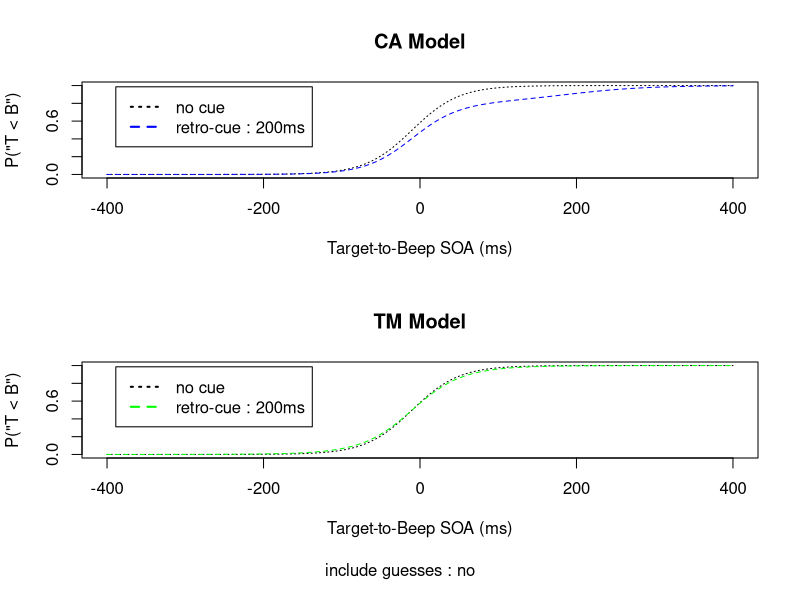
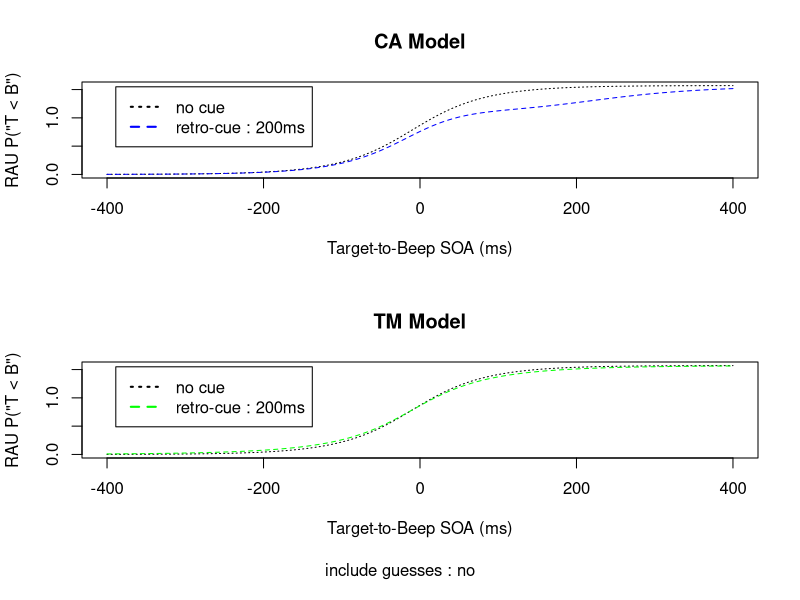
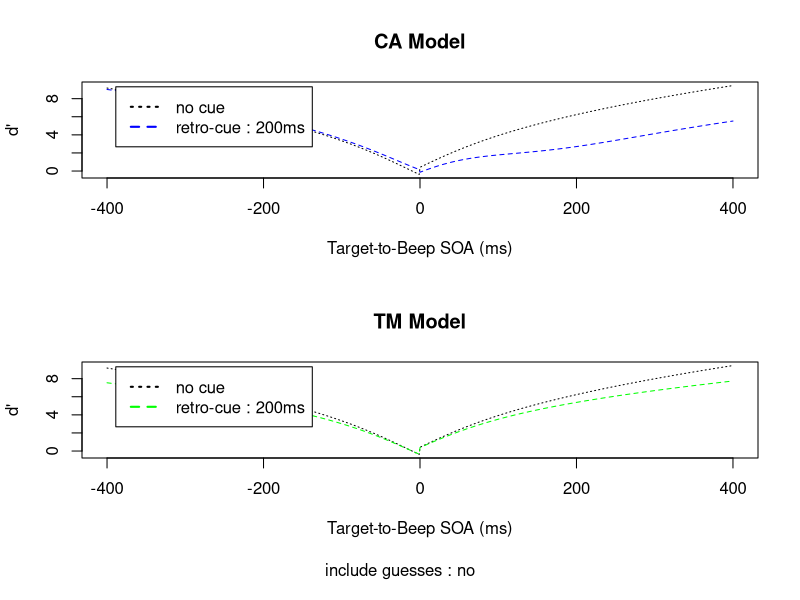

Recreate these plots in R, in order.
#### Temporal Order Judgment (TOJ) Model ###

include.guesses <- FALSE
# include.guesses <- TRUE
should.plot.pss <- FALSE
# should.plot.pss <- TRUE
should.plot.rau <- TRUE
should.plot.sensitivity <- TRUE
should.plot.test.rau <- FALSE

# Proportions of trials

# base probability to see the target with no cue
p.seen.nocue <- 0.55

# probability to see the target with a cue as a function of its soa
p.seen <- function(soa.toCue) {
  data.soa.toCue <- c(-100, 100, 400) # from Sergent_Thibault_et_al 2016 PLOS
  data.p.guess <-  c(0.24, 0.32, 0.39) # from Sergent_Thibault_et_al 2016 PLOS
  p.guess.function <- approxfun(data.soa.toCue, data.p.guess, rule=2)
  1 - p.guess.function(soa.toCue)
}

# probability of retroperception among "seen" trials, as a function of the target-cue soa
p.retro <- function(soa.toCue) {
  data.soa.toCue <-  c(100, 400) # from Sergent_Thibault_et_al 2016 PLOS
  data.p.guess <-  c(0.32, 0.39) # from Sergent_Thibault_et_al 2016 PLOS
  data.p.retro <-  (1 - p.seen.nocue - data.p.guess) / p.seen.nocue
  approxfun(c(0, data.soa.toCue), c(0, data.p.retro), rule=2)(soa.toCue) # add (0,0) data point : no retro when soa.toCue <= 0
}

# Target-to-Beep Point of Subjective Simultaneity (PSS)

## base PSS when target is initially seen, no cue
pss.toBeep.seen <- -10 # -10ms from <W Fujisaki, S Shimojo, M Kashino, S Nishida - Nature neuroscience, 2004>

## PSS when target is seen by retroperception 
pss.toBeep.retro <- function(soa.toCue = 0, model) {
  if (model == "CA") # Conscious Access Model: PSS close to cue
    pss.toBeep.seen + soa.toCue
  else # Time Marker Model: PSS close to beep
    pss.toBeep.seen # constant
}

# Slope

jnd.toBeep.seen <- 30 # from <Hanson_et_al 2008 Exp_Brain_Res RecalibrationOfPerceivedTimeAc> estimate of sensitivity to temporal order in the form of just-noticeable difference (JND) (approximately half the offset between the 27 and 73% response levels on the psychometric function)

jnd.toBeep.retro <- function(soa.toCue = 0, model) {
  jnd.toBeep.seen + soa.toCue / 10 # lower sensitivity when retro-seen
}

# Psychometric Functions

## logistic function to fit the psychometric functions to
logistic <- function(x, mu = 0, teta = 1) {
  1 / (1 + exp(-(x - mu) / teta))
}

## base psychometric function with no cue
p.beforeBeep.seen <- function(soa.toBeep) {
  logistic(soa.toBeep, pss.toBeep.seen, jnd.toBeep.seen)
}

## psychometric function for retro-seen trials
p.beforeBeep.retro <- function(soa.toBeep, soa.toCue = 0, model) {
  pss <- pss.toBeep.retro(soa.toCue, model)
  jnd <- jnd.toBeep.retro(soa.toCue, model)
  logistic(soa.toBeep, pss, jnd)
}

## Rationalized Arcsine Transform (Studebaker)

rau.transform <- function(p) {
  asin(sqrt(p))
}

# Approximation of sensitivity from p(correct response), assuming H = 1 - F (no bias)
sensitivity.transform <- function(pc) {
  2 * qnorm(pc)
}

# Mixture

## Mixture psychometric functions

p.beforeBeep.mixture <- function(soa.toBeep, soa.toCue = 0, model) {
  p.r <- p.retro(soa.toCue)
  p.beforeBeep <- p.r * p.beforeBeep.retro(soa.toBeep, soa.toCue, model) + (1 - p.r) * p.beforeBeep.seen(soa.toBeep)
  if (include.guesses) {
    p.s <- p.seen(soa.toCue)
    p.beforeBeep <- p.s * p.beforeBeep + (1 - p.s) * 0.5 # assume no bias in guesses
  } else {
    p.beforeBeep
  }
}

p.beforeBeep.mixture.nocue <- function(soa.toBeep) {
  if (include.guesses) {
    p.seen.nocue * p.beforeBeep.seen(soa.toBeep) + (1 - p.seen.nocue) * 0.5 # assume no bias in guesses
  } else {
    p.beforeBeep.seen(soa.toBeep)
  }
}

## Mixture PSS

pss.toBeep.mixture.nocue <- pss.toBeep.seen
pss.toBeep.mixture <- function(soa.toCue, model) {
  min <- pss.toBeep.mixture.nocue
  max <- pss.toBeep.retro(soa.toCue, model)
  soa.test <- seq(min, max, by=1)
  p.test <- p.beforeBeep.mixture(soa.test, soa.toCue, model)
  i <- which(abs(p.test - 0.5) == min(abs(p.test - 0.5)))
  soa.test[i]
}

# Plots

## comparer no-cue et (retro-)cue

data.soa.toBeep <- seq(-400, 400, by=1)
#data.soa.toCue <- c(-100, 100, 200, 400)
#data.p.beforeBeep.mixture.CA <- sapply(data.soa.toBeep, function(x) p.beforeBeep.mixture.CA(x, soa.toCue = data.soa.toCue))

## Figure 1 : Mixture psychometric function
data.soa.toCue <- 200
quartz()
par(mfrow=c(2, 1))
par(oma=c(2, 0, 0, 0))
plot.mixtures <- function(model, color) {
  plot(data.soa.toBeep, p.beforeBeep.mixture.nocue(data.soa.toBeep),
       type="l", col="black", lty="dotted",
       xlab="Target-to-Beep SOA (ms)", ylab="P(\"T < B\")",
       ylim=c(0,1),
       main=sprintf("%s Model", model))
  lines(data.soa.toBeep, p.beforeBeep.mixture(data.soa.toBeep, soa.toCue = data.soa.toCue, model),
        col=color, lty="dashed")
  legend("topleft", inset=.05, lwd=2,
         c("no cue", sprintf("retro-cue : %dms", data.soa.toCue)),
         col=c("black", color),
         lty=c("dotted", "dashed"))
}
plot.mixtures("CA", "blue")
plot.mixtures("TM", "green")
mtext(sprintf("include guesses : %s", if (include.guesses) "yes" else "no"), side=1, outer=TRUE)

## Figure 1bis : Mixture psychometric function in RAU units
if (should.plot.rau) {
  quartz()
  par(mfrow=c(2, 1))
  par(oma=c(2, 0, 0, 0))
  ### 1A cue & no-cue, CA Model
  rau.nocue <- rau.transform(p.beforeBeep.mixture.nocue(data.soa.toBeep))
  rau.CA <- rau.transform(p.beforeBeep.mixture(data.soa.toBeep, soa.toCue = data.soa.toCue, model="CA"))
  rau.TM <- rau.transform(p.beforeBeep.mixture(data.soa.toBeep, soa.toCue = data.soa.toCue, model="TM"))
  plot(data.soa.toBeep, rau.nocue,
       type="l", col="black", lty="dotted",
       xlab="Target-to-Beep SOA (ms)", ylab="RAU P(\"T < B\")",
       ylim=c(0, rau.transform(1)),
       main="CA Model")
  lines(data.soa.toBeep, rau.CA,
        col="blue", lty="dashed")
  legend("topleft", inset=.05, lwd=2,
         c("no cue", sprintf("retro-cue : %dms", data.soa.toCue)),
         col=c("black","blue"),
         lty=c("dotted", "dashed"))
  ### 1B , TM Model
  plot(data.soa.toBeep, rau.nocue,
       type="l", col="black", lty="dotted",
       xlab="Target-to-Beep SOA (ms)", ylab="RAU P(\"T < B\")",
       ylim=c(0, rau.transform(1)),
       main="TM Model")
  lines(data.soa.toBeep, rau.TM,
        col="green", lty="dashed")
  legend("topleft", inset=.05, lwd=2,
         c("no cue", sprintf("retro-cue : %dms", data.soa.toCue)),
         col=c("black","green"),
         lty=c("dotted", "dashed"))
  mtext(sprintf("include guesses : %s", if (include.guesses) "yes" else "no"), side=1, outer=TRUE)
}

## Figure 1bisbis : Sensitivity as a function of SOA target-to-beep
if (should.plot.sensitivity) {
  quartz()
  par(mfrow=c(2, 1))
  par(oma=c(2, 0, 0, 0))
  ### 1A cue & no-cue, CA Model
  data.soa.toBeep.neg = data.soa.toBeep[data.soa.toBeep < 0]
  data.soa.toBeep.pos = data.soa.toBeep[data.soa.toBeep >= 0]
  pc.nocue <- c(1 - p.beforeBeep.mixture.nocue(data.soa.toBeep.neg),
                p.beforeBeep.mixture.nocue(data.soa.toBeep.pos))
  pc.CA <- c(1 - p.beforeBeep.mixture(data.soa.toBeep.neg, soa.toCue = data.soa.toCue, model="CA"),
             p.beforeBeep.mixture(data.soa.toBeep.pos, soa.toCue = data.soa.toCue, model="CA"))
  pc.TM <- c(1 - p.beforeBeep.mixture(data.soa.toBeep.neg, soa.toCue = data.soa.toCue, model="TM"),
             p.beforeBeep.mixture(data.soa.toBeep.pos, soa.toCue = data.soa.toCue, model="TM"))
  sensitivity.nocue <- sensitivity.transform(pc.nocue)
  sensitivity.CA <- sensitivity.transform(pc.CA)
  sensitivity.TM <- sensitivity.transform(pc.TM)
  plot(data.soa.toBeep, sensitivity.nocue,
       type="l", col="black", lty="dotted",
       xlab="Target-to-Beep SOA (ms)", ylab="d'",
       ylim=c(min(sensitivity.nocue, sensitivity.CA), max(sensitivity.nocue, sensitivity.CA)),
       main="CA Model")
  lines(data.soa.toBeep, sensitivity.CA,
        col="blue", lty="dashed")
  legend("topleft", inset=.05, lwd=2,
         c("no cue", sprintf("retro-cue : %dms", data.soa.toCue)),
         col=c("black","blue"),
         lty=c("dotted", "dashed"))
  ### 1B , TM Model
  plot(data.soa.toBeep, sensitivity.nocue,
       type="l", col="black", lty="dotted",
       xlab="Target-to-Beep SOA (ms)", ylab="d'",
       ylim=c(min(sensitivity.nocue, sensitivity.TM), max(sensitivity.nocue, sensitivity.TM)),
       main="TM Model")
  lines(data.soa.toBeep, sensitivity.TM,
        col="green", lty="dashed")
  legend("topleft", inset=.05, lwd=2,
         c("no cue", sprintf("retro-cue : %dms", data.soa.toCue)),
         col=c("black","green"),
         lty=c("dotted", "dashed"))
  mtext(sprintf("include guesses : %s", if (include.guesses) "yes" else "no"), side=1, outer=TRUE)
}

if (should.plot.pss) {
  ## Figure 2 : Mixture PSS
  data.soa.toCue <- c(100, 200, 400)
  data.pss.toBeep.mixture.CA <- sapply(data.soa.toCue, pss.toBeep.mixture.CA)
  data.pss.toBeep.mixture.TM <- sapply(data.soa.toCue, pss.toBeep.mixture.TM)
  quartz()
  par(mfrow=c(2, 1))
  ### 2A, CA Model
  plot(data.soa.toCue, data.pss.toBeep.mixture.CA,
       xlab="Target-to-Cue SOA (ms)", ylab="Target-to-Beep PSS (ms)",
       ylim=c(pss.toBeep.mixture.nocue, max(data.pss.toBeep.mixture.CA)),
       main="CA Model",
       type="b", col="blue", pch=3)
  points(data.soa.toCue, rep(pss.toBeep.mixture.nocue, length(data.soa.toCue)),
         type="b", col="black", pch=4)
  ### 2B, TM Model
  plot(data.soa.toCue, data.pss.toBeep.mixture.TM,
       xlab="Target-to-Cue SOA (ms)", ylab="Target-to-Beep PSS (ms)",
       main="CA Model",
       type="b", col="blue", pch=3)
  points(data.soa.toCue, rep(pss.toBeep.mixture.nocue, length(data.soa.toCue)),
         type="b", col="black", pch=4)
}

should.plot.fig3 <- FALSE
if (should.plot.fig3) {
  ## Figure 3 : Mixture psychometric function with >1 soa
  data.soa.toCue <- c(100, 200, 300, 400)
  colors <- c("#71DA96","#52A370", "#36704C", "#1D412B")
  ltys <-  rep("dashed", length(data.soa.toCue))
  labels <- sapply(data.soa.toCue, function(s) sprintf("retro-cue: %dms", s))
  quartz()
  par(mfrow=c(2, 1))
  par(oma=c(2, 0, 0, 0))
  ### 1A cue & no-cue, CA Model
  plot(data.soa.toBeep, p.beforeBeep.mixture.nocue(data.soa.toBeep),
       type="l", col="black", lty="dotted",
       xlab="Target-to-Beep SOA (ms)", ylab="P(\"T < B\")",
       main="CA Model")
  for (i in 1:length(data.soa.toCue)) {
    lines(data.soa.toBeep, p.beforeBeep.mixture(data.soa.toBeep, soa.toCue = data.soa.toCue[i], model="CA"),
          col=colors[i], lty=ltys[i])
  }
  legend("topleft", inset=.05, lwd=2,
         c("no cue", labels),
         col=c("black", colors),
         lty=c("dotted", ltys))
  ### 1B , TM Model
  plot(data.soa.toBeep, p.beforeBeep.mixture.nocue(data.soa.toBeep),
       type="l", col="black", lty="dotted",
       xlab="Target-to-Beep SOA (ms)", ylab="P(\"T < B\")",
       main="TM Model")
  for (i in 1:length(data.soa.toCue)) {
    lines(data.soa.toBeep, p.beforeBeep.mixture(data.soa.toBeep, soa.toCue = data.soa.toCue[i], model="TM"),
          col=colors[i], lty=ltys[i])
  }
  legend("topleft", inset=.05, lwd=2,
         c("no cue", labels),
         col=c("black", colors),
         lty=c("dotted", ltys))
  mtext(sprintf("include guesses : %s", if (include.guesses) "yes" else "no"), side=1, outer=TRUE)
}

if (should.plot.test.rau) {
  x <- seq(-5, 5, by=0.1)
  y <- logistic(x)
  plot(x, y, type='l', main="logistic")
  plot(x, rau.transform(y), type='l', main="RAU(logistic")
}
